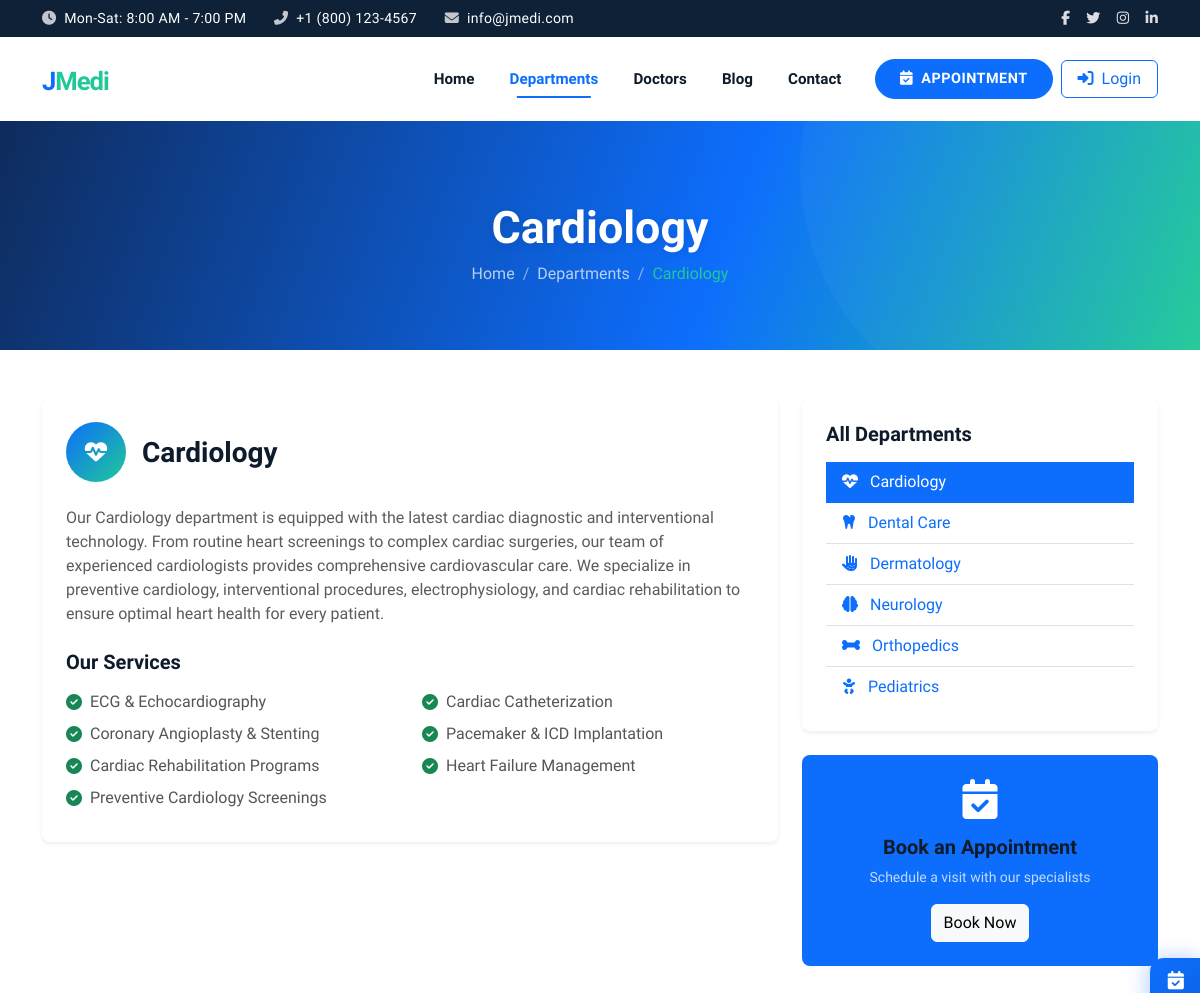
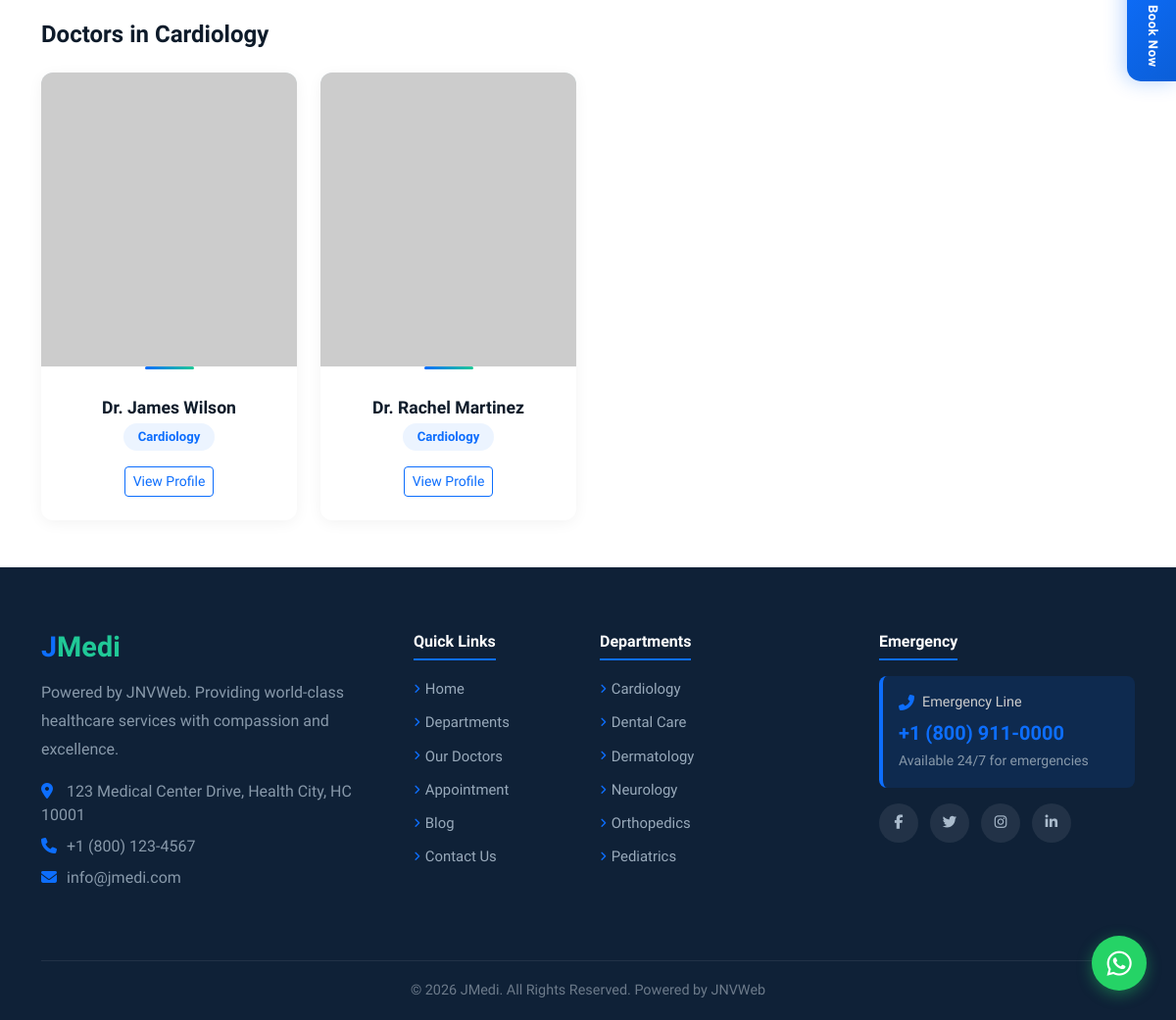
Page /departments.php?slug=cardiology on the committed database (2 pictures, top to bottom).
### tables this page shows
CREATE TABLE IF NOT EXISTS `departments` (
    `department_id` INT AUTO_INCREMENT PRIMARY KEY,
    `name`          VARCHAR(100) NOT NULL,
    `slug`          VARCHAR(100) UNIQUE NOT NULL,
    `description`   TEXT,
    `icon`          VARCHAR(50)  DEFAULT 'fa-heartbeat',
    `services`      TEXT,
    `image`         VARCHAR(255),
    `status`        SMALLINT     DEFAULT 1,
    `sort_order`    INT          DEFAULT 0,
    `created_at`    TIMESTAMP    DEFAULT CURRENT_TIMESTAMP
);

CREATE TABLE IF NOT EXISTS `doctors` (
    `doctor_id`          INT AUTO_INCREMENT PRIMARY KEY,
    `name`               VARCHAR(100) NOT NULL,
    `photo`              VARCHAR(255),
    `department_id`      INT          DEFAULT NULL,
    `qualification`      VARCHAR(255),
    `experience`         VARCHAR(100),
    `specialization`     VARCHAR(255),
    `bio`                TEXT,
    `email`              VARCHAR(100),
    `phone`              VARCHAR(30),
    `available_days`     VARCHAR(255),
    `available_time`     VARCHAR(100),
    `consultation_fee`   DECIMAL(10,2) DEFAULT 500.00,
    `clinic_address`     TEXT,
    `consultation_types` VARCHAR(20)  DEFAULT 'both',
    `status`             SMALLINT     DEFAULT 1,
    `sort_order`         INT          DEFAULT 0,
    `created_at`         TIMESTAMP    DEFAULT CURRENT_TIMESTAMP,
    CONSTRAINT `fk_doctors_dept` FOREIGN KEY (`department_id`) REFERENCES `departments`(`department_id`) ON DELETE SET NULL
);

### includes/functions.php (called while the page is built, shortened)
<?php
function e(string $str): string {
    return htmlspecialchars($str, ENT_QUOTES, 'UTF-8');
}
function getSettings(PDO $pdo): array {
    $stmt = $pdo->query("SELECT setting_key, setting_value FROM settings");
    $settings = [];
    while ($row = $stmt->fetch()) {
        $settings[$row['setting_key']] = $row['setting_value'];
    }
    return $settings;
}
function getDepartments(PDO $pdo, bool $activeOnly = true): array {
    $sql = "SELECT * FROM departments";
    if ($activeOnly) $sql .= " WHERE status = 1";
    $sql .= " ORDER BY sort_order, name";
    return $pdo->query($sql)->fetchAll();
}
function getDepartmentBySlug(PDO $pdo, string $slug): ?array {
    $stmt = $pdo->prepare("SELECT * FROM departments WHERE slug = :slug");
    $stmt->execute([':slug' => $slug]);
    return $stmt->fetch() ?: null;
}
function getDoctors(PDO $pdo, ?int $departmentId = null, bool $activeOnly = true): array {
    $sql = "SELECT d.*, dep.name as department_name FROM doctors d LEFT JOIN departments dep ON d.department_id = dep.department_id";
    $conditions = [];
    $params = [];
    if ($activeOnly) {
        $conditions[] = "d.status = 1";
    }
    if ($departmentId) {
        $conditions[] = "d.department_id = :dept_id";
        $params[':dept_id'] = $departmentId;
    }
    if ($conditions) {
        $sql .= " WHERE " . implode(' AND ', $conditions);
    }
    $sql .= " ORDER BY d.sort_order, d.name";
    $stmt = $pdo->prepare($sql);
    $stmt->execute($params);
    return $stmt->fetchAll();
}

### public/departments.php (the view, shortened to what this page needs)
<?php
require_once __DIR__ . '/../includes/header.php';
$slug = $_GET['slug'] ?? '';
$departments = getDepartments($pdo);
if ($slug) {
    $department = getDepartmentBySlug($pdo, $slug);
    $deptDoctors = getDoctors($pdo, $department['department_id']);
}
?>
<div class="page-header">
    <div class="container">
        <h1><?= $slug ? e($department['name']) : 'Our Departments' ?></h1>
        <nav aria-label="breadcrumb">
            <ol class="breadcrumb mb-0">
                <li class="breadcrumb-item"><a href="/">Home</a></li>
                <?php if ($slug): ?>
                <li class="breadcrumb-item"><a href="/public/departments.php">Departments</a></li>
                <li class="breadcrumb-item active"><?= e($department['name']) ?></li>
                <?php else: ?>
                <li class="breadcrumb-item active">Departments</li>
                <?php endif; ?>
            </ol>
        </nav>
    </div>
</div>
<?php if ($slug && isset($department)): ?>
<section class="py-5">
    <div class="container">
        <div class="row g-4">
            <div class="col-lg-8">
                <div class="bg-white rounded-3 p-4 shadow-sm">
                    <div class="d-flex align-items-center mb-4">
                        <div class="icon-box me-3" style="width:60px;height:60px;border-radius:50%;background:linear-gradient(135deg,var(--primary),var(--secondary));display:flex;align-items:center;justify-content:center;font-size:1.4rem;color:white;">
                            <i class="fas <?= e($department['icon'] ?? 'fa-heartbeat') ?>"></i>
                        </div>
                        <h3 class="mb-0"><?= e($department['name']) ?></h3>
                    </div>
                    <p class="text-muted"><?= nl2br(e($department['description'] ?? '')) ?></p>
                    <?php if (!empty($department['services'])): ?>
                    <h5 class="mt-4 mb-3">Our Services</h5>
                    <div class="row">
                        <?php foreach (explode(',', $department['services']) as $service): ?>
                        <div class="col-md-6 mb-2">
                            <div class="d-flex align-items-center">
                                <i class="fas fa-check-circle text-success me-2"></i>
                                <span><?= e(trim($service)) ?></span>
                            </div>
                        </div>
                        <?php endforeach; ?>
                    </div>
                    <?php endif; ?>
                </div>
            </div>
            <div class="col-lg-4">
                <div class="bg-white rounded-3 p-4 shadow-sm">
                    <h5 class="mb-3">All Departments</h5>
                    <ul class="list-group list-group-flush">
                        <?php foreach ($departments as $d): ?>
                        <li class="list-group-item <?= $d['slug'] === $slug ? 'active' : '' ?>">
                            <a href="/public/departments.php?slug=<?= e($d['slug']) ?>" class="text-decoration-none <?= $d['slug'] === $slug ? 'text-white' : '' ?>">
                                <i class="fas <?= e($d['icon'] ?? 'fa-heartbeat') ?> me-2"></i> <?= e($d['name']) ?>
                            </a>
                        </li>
                        <?php endforeach; ?>
                    </ul>
                </div>
                <div class="bg-primary text-white rounded-3 p-4 mt-4 text-center">
                    <i class="fas fa-calendar-check fs-1 mb-3"></i>
                    <h5>Book an Appointment</h5>
                    <p class="opacity-75 small">Schedule a visit with our specialists</p>
                    <a href="/public/appointment.php" class="btn btn-light">Book Now</a>
                </div>
            </div>
        </div>
        <?php if (!empty($deptDoctors)): ?>
        <div class="mt-5">
            <h4 class="mb-4">Doctors in <?= e($department['name']) ?></h4>
            <div class="row g-4">
                <?php foreach ($deptDoctors as $doc): ?>
                <div class="col-lg-3 col-md-6">
                    <div class="card doctor-card">
                        <div class="doctor-img">
                            <?php if ($doc['photo']): ?>
                                <img src="<?= e($doc['photo']) ?>" alt="<?= e($doc['name']) ?>">
                            <?php else: ?>
                                <i class="fas fa-user-md placeholder-icon"></i>
                            <?php endif; ?>
                        </div>
                        <div class="card-body">
                            <h5><?= e($doc['name']) ?></h5>
                            <span class="dept-badge"><?= e($doc['department_name'] ?? '') ?></span>
                            <div class="mt-3">
                                <a href="/public/doctor-profile.php?id=<?= $doc['doctor_id'] ?>" class="btn btn-sm btn-outline-primary">View Profile</a>
                            </div>
                        </div>
                    </div>
                </div>
                <?php endforeach; ?>
            </div>
        </div>
        <?php endif; ?>
    </div>
</section>
<?php endif; ?>
<?php require_once __DIR__ . '/../includes/footer.php'; ?>

### includes/footer.php (shortened to what this page needs)
<footer class="footer text-light">
    <div class="container">
        <div class="row g-4 pb-4">
            <div class="col-lg-4 col-md-6">
                <?php $footerLogo = $settings['footer_logo'] ?? ($settings['frontend_logo'] ?? ''); ?>
                <?php if ($footerLogo): ?>
                <a href="/" class="d-inline-block mb-3"><img src="<?= e($footerLogo) ?>" alt="<?= e($settings['site_name'] ?? 'JMedi') ?>" style="height:50px;width:auto;object-fit:contain;filter:brightness(0) invert(1);"></a>
                <?php else: ?>
                <h5 class="mb-3" style="font-size:1.8rem;"><a href="/" class="text-decoration-none"><span style="color:var(--primary);">J</span><span style="color:var(--secondary);">Medi</span></a></h5>
                <?php endif; ?>
                <p style="color:#8899aa;line-height:1.8;"><?= e($settings['tagline'] ?? 'Smart Medical Platform') ?>. Providing world-class healthcare services with compassion and excellence.</p>
                <ul class="list-unstyled" style="color:#8899aa;">
                    <li class="mb-2"><i class="fas fa-map-marker-alt me-2" style="color:var(--primary);width:18px;"></i><?= e($settings['address'] ?? '') ?></li>
                    <li class="mb-2"><i class="fas fa-phone me-2" style="color:var(--primary);width:18px;"></i><?= e($settings['phone'] ?? '') ?></li>
                    <li class="mb-2"><i class="fas fa-envelope me-2" style="color:var(--primary);width:18px;"></i><?= e($settings['email'] ?? '') ?></li>
                </ul>
            </div>
            <div class="col-lg-2 col-md-6">
                <h6 class="mb-3 pb-2" style="border-bottom:2px solid var(--primary);display:inline-block;">Quick Links</h6>
                <ul class="list-unstyled footer-links">
                    <li><a href="/">Home</a></li>
                    <li><a href="/public/departments.php">Departments</a></li>
                    <li><a href="/public/doctors.php">Our Doctors</a></li>
                    <li><a href="/public/appointment.php">Appointment</a></li>
                    <li><a href="/public/blog.php">Blog</a></li>
                    <li><a href="/public/contact.php">Contact Us</a></li>
                </ul>
            </div>
            <div class="col-lg-3 col-md-6">
                <h6 class="mb-3 pb-2" style="border-bottom:2px solid var(--primary);display:inline-block;">Departments</h6>
                <ul class="list-unstyled footer-links">
                    <?php
                    $footerDepts = getDepartments($pdo);
                    foreach (array_slice($footerDepts, 0, 6) as $dept): ?>
                    <li><a href="/public/departments.php?slug=<?= e($dept['slug']) ?>"><?= e($dept['name']) ?></a></li>
                    <?php endforeach; ?>
                </ul>
            </div>
            <div class="col-lg-3 col-md-6">
                <h6 class="mb-3 pb-2" style="border-bottom:2px solid var(--primary);display:inline-block;">Emergency</h6>
                <div class="p-3 rounded-3 mb-3" style="background:rgba(13,110,253,0.12);border-left:4px solid var(--primary);">
                    <div class="d-flex align-items-center gap-2 mb-2">
                        <i class="fas fa-phone-alt" style="color:var(--primary);"></i>
                        <span style="color:#ccc;font-size:0.9rem;">Emergency Line</span>
                    </div>
                    <p class="h5 mb-1" style="color:var(--primary);font-weight:700;"><?= e($settings['emergency_phone'] ?? '') ?></p>
                    <small style="color:#8899aa;">Available 24/7 for emergencies</small>
                </div>
                <div class="social-icons mt-3">
                    <?php if (!empty($settings['facebook'])): ?><a href="<?= e($settings['facebook']) ?>"><i class="fab fa-facebook-f"></i></a><?php endif; ?>
                    <?php if (!empty($settings['twitter'])): ?><a href="<?= e($settings['twitter']) ?>"><i class="fab fa-twitter"></i></a><?php endif; ?>
                    <?php if (!empty($settings['instagram'])): ?><a href="<?= e($settings['instagram']) ?>"><i class="fab fa-instagram"></i></a><?php endif; ?>
                    <?php if (!empty($settings['linkedin'])): ?><a href="<?= e($settings['linkedin']) ?>"><i class="fab fa-linkedin-in"></i></a><?php endif; ?>
                </div>
            </div>
        </div>
        <div class="footer-bottom text-center">
            <p class="mb-0" style="color:#6c7a8a;font-size:0.9rem;"><?= e($settings['footer_text'] ?? '© 2026 JMedi. All Rights Reserved.') ?></p>
        </div>
    </div>
</footer>
<?php
$whatsappNum = $settings['whatsapp_number'] ?? '';
?>
<?php if ($whatsappNum): ?>
<a href="https://wa.me/<?= e($whatsappNum) ?>" target="_blank" class="whatsapp-float" title="Chat on WhatsApp">
    <i class="fab fa-whatsapp"></i>
</a>
<?php endif; ?>
<button type="button" class="appointment-float" data-bs-toggle="modal" data-bs-target="#appointmentModal" title="Book Appointment">
    <i class="fas fa-calendar-check"></i>
    <span>Book Now</span>
</button>
</body>
</html>

### rows in the picture
departments: name "Cardiology", description "Our Cardiology department is equipped with the latest cardiac diagnostic and interventional technology. From routine heart screenings to complex cardiac surgeries, our team of experienced cardiologists provides comprehensive cardiovascular care. We specialize in preventive cardiology, interventional procedures, electrophysiology, and cardiac rehabilitation to ensure optimal heart health for every patient.", services "ECG & Echocardiography", services "Cardiac Catheterization", services "Coronary Angioplasty & Stenting", services "Pacemaker & ICD Implantation", services "Cardiac Rehabilitation Programs", services "Heart Failure Management", services "Preventive Cardiology Screenings"
departments: name "Dental Care"
departments: name "Dermatology"
departments: name "Neurology"
departments: name "Orthopedics"
departments: name "Pediatrics"
doctors: name "Dr. James Wilson", department.name "Cardiology"
doctors: name "Dr. Rachel Martinez", department.name "Cardiology"

### other values in the picture
$settings['phone'] "+1 (800) 123-4567"
$settings['email'] "info@jmedi.com"
$settings['tagline'] "Powered by JNVWeb"
$settings['address'] "123 Medical Center Drive, Health City, HC 10001"
$settings['emergency_phone'] "+1 (800) 911-0000"
$settings['footer_text'] "© 2026 JMedi. All Rights Reserved. Powered by JNVWeb"
